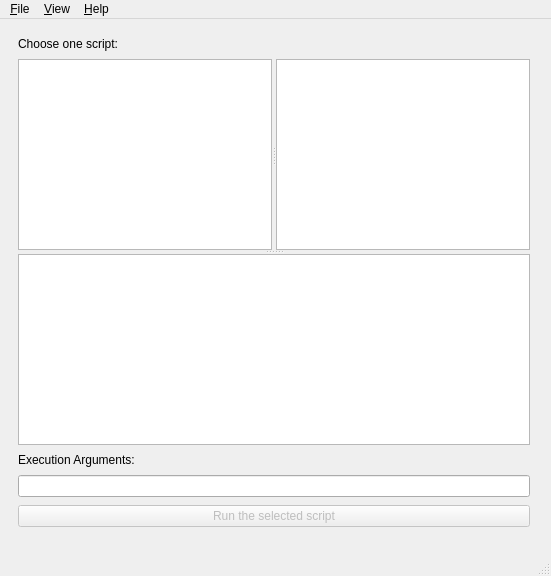
<?xml version="1.0" encoding="UTF-8"?>
<ui version="4.0">
 <class>MainWindow</class>
 <widget class="QMainWindow" name="MainWindow">
  <property name="geometry">
   <rect>
    <x>0</x>
    <y>0</y>
    <width>551</width>
    <height>576</height>
   </rect>
  </property>
  <property name="minimumSize">
   <size>
    <width>500</width>
    <height>500</height>
   </size>
  </property>
  <property name="windowTitle">
   <string>QuickShell</string>
  </property>
  <property name="windowIcon">
   <iconset resource="../assets.qrc">
    <normaloff>:/images/logo.png</normaloff>:/images/logo.png</iconset>
  </property>
  <widget class="QWidget" name="centralwidget">
   <widget class="QWidget" name="horizontalLayoutWidget">
    <property name="geometry">
     <rect>
      <x>10</x>
      <y>10</y>
      <width>528</width>
      <height>506</height>
     </rect>
    </property>
    <layout class="QHBoxLayout" name="horizontalLayout" stretch="1">
     <property name="spacing">
      <number>8</number>
     </property>
     <property name="sizeConstraint">
      <enum>QLayout::SizeConstraint::SetDefaultConstraint</enum>
     </property>
     <property name="leftMargin">
      <number>8</number>
     </property>
     <property name="topMargin">
      <number>8</number>
     </property>
     <property name="rightMargin">
      <number>8</number>
     </property>
     <property name="bottomMargin">
      <number>8</number>
     </property>
     <item>
      <layout class="QVBoxLayout" name="verticalLayout_3">
       <item>
        <widget class="QLabel" name="label_2">
         <property name="text">
          <string>Choose one script:</string>
         </property>
        </widget>
       </item>
       <item>
        <widget class="QSplitter" name="splitter">
         <property name="orientation">
          <enum>Qt::Orientation::Vertical</enum>
         </property>
         <widget class="QWidget" name="verticalLayoutWidget_2">
          <layout class="QVBoxLayout" name="verticalLayout_2">
           <item>
            <layout class="QHBoxLayout" name="horizontalLayout_3" stretch="0">
             <item>
              <widget class="QSplitter" name="splitter_2">
               <property name="orientation">
                <enum>Qt::Orientation::Horizontal</enum>
               </property>
               <property name="handleWidth">
                <number>4</number>
               </property>
               <widget class="QListWidget" name="listCategory">
                <property name="contextMenuPolicy">
                 <enum>Qt::ContextMenuPolicy::CustomContextMenu</enum>
                </property>
               </widget>
               <widget class="QListWidget" name="listScripts">
                <property name="contextMenuPolicy">
                 <enum>Qt::ContextMenuPolicy::CustomContextMenu</enum>
                </property>
               </widget>
              </widget>
             </item>
            </layout>
           </item>
          </layout>
         </widget>
         <widget class="QTextBrowser" name="plainTextDetails">
          <property name="markdown">
           <string>Please select any script to display detailed information.

</string>
          </property>
          <property name="openLinks">
           <bool>false</bool>
          </property>
         </widget>
        </widget>
       </item>
       <item>
        <layout class="QVBoxLayout" name="verticalLayout_4">
         <item>
          <widget class="QLabel" name="label_3">
           <property name="text">
            <string>Execution Arguments:</string>
           </property>
          </widget>
         </item>
         <item>
          <widget class="QLineEdit" name="lineEdit_ExecutionArguments"/>
         </item>
         <item>
          <widget class="QPushButton" name="btnRunScript">
           <property name="enabled">
            <bool>false</bool>
           </property>
           <property name="text">
            <string>Run the selected script</string>
           </property>
           <property name="icon">
            <iconset theme="QIcon::ThemeIcon::MediaPlaybackStart"/>
           </property>
          </widget>
         </item>
        </layout>
       </item>
      </layout>
     </item>
    </layout>
   </widget>
  </widget>
  <widget class="QMenuBar" name="menubar">
   <property name="geometry">
    <rect>
     <x>0</x>
     <y>0</y>
     <width>551</width>
     <height>27</height>
    </rect>
   </property>
   <widget class="QMenu" name="menu_P">
    <property name="title">
     <string>&amp;File</string>
    </property>
    <addaction name="action_Import"/>
    <addaction name="separator"/>
    <addaction name="separator"/>
    <addaction name="action_Options"/>
    <addaction name="separator"/>
    <addaction name="action_Exit"/>
   </widget>
   <widget class="QMenu" name="menu_H">
    <property name="title">
     <string>&amp;Help</string>
    </property>
    <addaction name="action_README"/>
    <addaction name="separator"/>
    <addaction name="action_Qt"/>
    <addaction name="action_About"/>
   </widget>
   <widget class="QMenu" name="menu_View">
    <property name="title">
     <string>&amp;View</string>
    </property>
    <addaction name="action_Refresh"/>
    <addaction name="action_ReloadCollection"/>
   </widget>
   <addaction name="menu_P"/>
   <addaction name="menu_View"/>
   <addaction name="menu_H"/>
  </widget>
  <widget class="QStatusBar" name="statusbar"/>
  <action name="action_Options">
   <property name="icon">
    <iconset theme="QIcon::ThemeIcon::DocumentProperties"/>
   </property>
   <property name="text">
    <string>&amp;Preference</string>
   </property>
   <property name="shortcut">
    <string>Ctrl+P</string>
   </property>
  </action>
  <action name="action_Exit">
   <property name="icon">
    <iconset theme="QIcon::ThemeIcon::ApplicationExit"/>
   </property>
   <property name="text">
    <string>E&amp;xit</string>
   </property>
  </action>
  <action name="action_README">
   <property name="icon">
    <iconset theme="QIcon::ThemeIcon::HelpFaq"/>
   </property>
   <property name="text">
    <string>See &amp;README</string>
   </property>
  </action>
  <action name="action_About">
   <property name="icon">
    <iconset theme="QIcon::ThemeIcon::HelpAbout"/>
   </property>
   <property name="text">
    <string>&amp;About QuickShell</string>
   </property>
  </action>
  <action name="action_Qt">
   <property name="icon">
    <iconset theme="QIcon::ThemeIcon::DialogInformation"/>
   </property>
   <property name="text">
    <string>About &amp;Qt</string>
   </property>
   <property name="menuRole">
    <enum>QAction::MenuRole::TextHeuristicRole</enum>
   </property>
  </action>
  <action name="action_Import">
   <property name="icon">
    <iconset theme="QIcon::ThemeIcon::DocumentOpen"/>
   </property>
   <property name="text">
    <string>&amp;Import</string>
   </property>
   <property name="shortcut">
    <string>Ctrl+I</string>
   </property>
  </action>
  <action name="action_Refresh">
   <property name="icon">
    <iconset theme="QIcon::ThemeIcon::ViewRefresh"/>
   </property>
   <property name="text">
    <string>&amp;Refresh</string>
   </property>
   <property name="shortcut">
    <string>F5</string>
   </property>
  </action>
  <action name="action_ReloadCollection">
   <property name="icon">
    <iconset theme="QIcon::ThemeIcon::ViewRefresh"/>
   </property>
   <property name="text">
    <string>Reload &amp;Collection  </string>
   </property>
   <property name="shortcut">
    <string>Ctrl+F5</string>
   </property>
  </action>
  <action name="actionRunSelectedScript">
   <property name="icon">
    <iconset theme="QIcon::ThemeIcon::MediaPlaybackStart"/>
   </property>
   <property name="text">
    <string>Run the selected script</string>
   </property>
   <property name="toolTip">
    <string>Run the selected script</string>
   </property>
   <property name="menuRole">
    <enum>QAction::MenuRole::TextHeuristicRole</enum>
   </property>
  </action>
  <action name="action_EditScriptFile">
   <property name="icon">
    <iconset resource="../assets.qrc">
     <normaloff>:/images/assets/icons/text-editor.png</normaloff>:/images/assets/icons/text-editor.png</iconset>
   </property>
   <property name="text">
    <string>Edit the Selected Script File</string>
   </property>
   <property name="toolTip">
    <string>Edit the Selected Script File</string>
   </property>
   <property name="menuRole">
    <enum>QAction::MenuRole::TextHeuristicRole</enum>
   </property>
  </action>
  <action name="action_RunTheSelectedScriptsNotIncludeArguments">
   <property name="icon">
    <iconset theme="QIcon::ThemeIcon::MediaPlaybackStart"/>
   </property>
   <property name="text">
    <string>Run the selected scripts (not include arguments)</string>
   </property>
   <property name="menuRole">
    <enum>QAction::MenuRole::TextHeuristicRole</enum>
   </property>
  </action>
 </widget>
 <resources>
  <include location="../assets.qrc"/>
 </resources>
 <connections/>
</ui>
